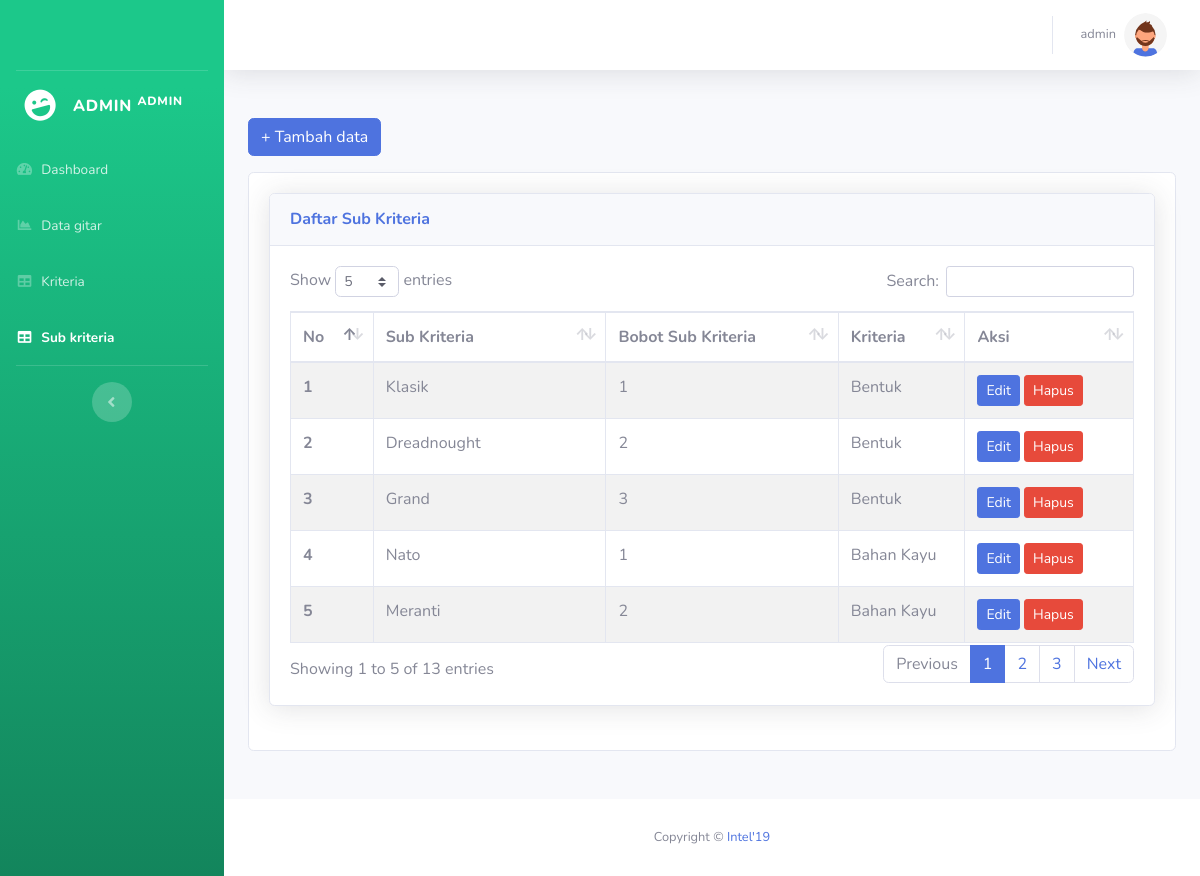
Page /admin/sub_kriteria.php (signed in) on the committed database.
### tables this page shows
CREATE TABLE `sub_kriteria` (
  `id_sub_kriteria` int(5) NOT NULL,
  `nama_sub_kriteria` varchar(25) NOT NULL,
  `bobot_sub_kriteria` int(5) NOT NULL,
  `f_id_kriteria` char(2) NOT NULL
);

CREATE TABLE `kriteria` (
  `id_kriteria` char(2) NOT NULL,
  `nama_kriteria` varchar(25) NOT NULL,
  `jenis` enum('Cost','Benefit') NOT NULL
);

### config.php (called while the page is built, shortened)
<?php
function connectDatabase()
{
    $conn = new mysqli(DB_HOST, DB_USERNAME, DB_PASSWORD, DB_NAME);
    return $conn;
}
?>

### admin/functions/sub_kriteria.php (called while the page is built, shortened)
<?php
require_once '../config.php';
class Sub_Kriteria{
    private $db;
    public function __construct()
    {
        $this->db = connectDatabase();
    }
    public function getSubKriteria()
    {
        return $this->db->query("SELECT sk.id_sub_kriteria,sk.nama_sub_kriteria,sk.bobot_sub_kriteria,k.id_kriteria,k.nama_kriteria FROM sub_kriteria sk JOIN kriteria k ON sk.f_id_kriteria = k.id_kriteria ORDER BY sk.id_sub_kriteria DESC");
    }
}
$Sub_Kriteria = new Sub_Kriteria();
?>

### admin/sub_kriteria.php (the view, shortened to what this page needs)
<?php
require_once './header.php';
require_once './functions/sub_kriteria.php';
$data_SubKriteria = $Sub_Kriteria->getSubKriteria();
?>
<div class="row mb-5">
    <div class="col-lg-12">
        <button type="button" class="btn btn-primary mb-3" data-toggle="modal" data-target="#tambah">
            + Tambah data
        </button>
        <div class="card">
            <div class="card-body">
                <div class="card shadow mb-4">
                    <div class="card-header py-3">
                        <h6 class="m-0 font-weight-bold text-primary">Daftar Sub Kriteria</h6>
                    </div>
                    <div class="card-body">
                        <div class="table-responsive">
                            <table class="table table-striped table-bordered nowrap" style="width:100%" id="table">
                                <thead>
                                    <tr>
                                        <th scope="col">No</th>
                                        <th scope="col">Sub Kriteria</th>
                                        <th scope="col">Bobot Sub Kriteria</th>
                                        <th scope="col">Kriteria</th>
                                        <th scope="col">Aksi</th>
                                    </tr>
                                </thead>
                                <tbody class="table-group-divider">
                                    <?php foreach ($data_SubKriteria as $key => $sub_kriteria):?>
                                    <tr>
                                        <th scope="row"><?=$key+1;?></th>
                                        <td><?= $sub_kriteria['nama_sub_kriteria'];?></td>
                                        <td><?= $sub_kriteria['bobot_sub_kriteria'];?></td>
                                        <td><?= $sub_kriteria['nama_kriteria'];?></td>
                                        <td>
                                            <button type="button" class="btn btn-sm btn-primary" data-toggle="modal"
                                                data-target="#edit<?= $sub_kriteria['id_sub_kriteria'];?>">
                                                Edit
                                            </button>
                                            <button type="button" class="btn btn-sm btn-danger" data-toggle="modal"
                                                data-target="#hapus<?= $sub_kriteria['id_sub_kriteria'];?>">
                                                Hapus
                                            </button>
                                        </td>
                                    </tr>
                                    <?php endforeach;?>
                                </tbody>
                            </table>
                        </div>
                    </div>
                </div>
            </div>
        </div>
    </div>
</div>
<?php
    require_once './footer.php';
?>

### rows in the picture
sub_kriteria: nama_sub_kriteria "Klasik", bobot_sub_kriteria "1", kriteria.nama_kriteria "Bentuk"
sub_kriteria: nama_sub_kriteria "Dreadnought", bobot_sub_kriteria "2", kriteria.nama_kriteria "Bentuk"
sub_kriteria: nama_sub_kriteria "Grand", bobot_sub_kriteria "3", kriteria.nama_kriteria "Bentuk"
sub_kriteria: nama_sub_kriteria "Nato", bobot_sub_kriteria "1", kriteria.nama_kriteria "Bahan Kayu"
sub_kriteria: nama_sub_kriteria "Meranti", bobot_sub_kriteria "2", kriteria.nama_kriteria "Bahan Kayu"

### other values in the picture
$_SESSION['username'] "ADMIN"
$_SESSION['username'] "admin"
